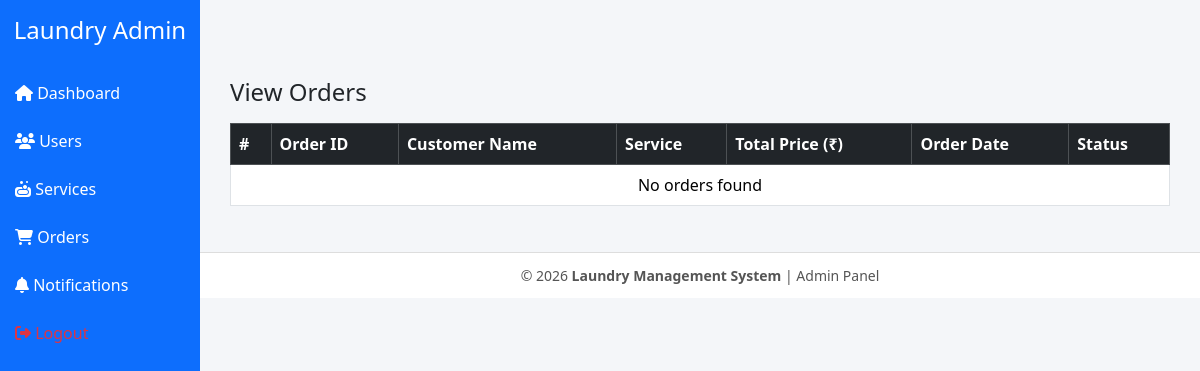
The page /Admin_Panel/view_order/ on the database as committed earlier.
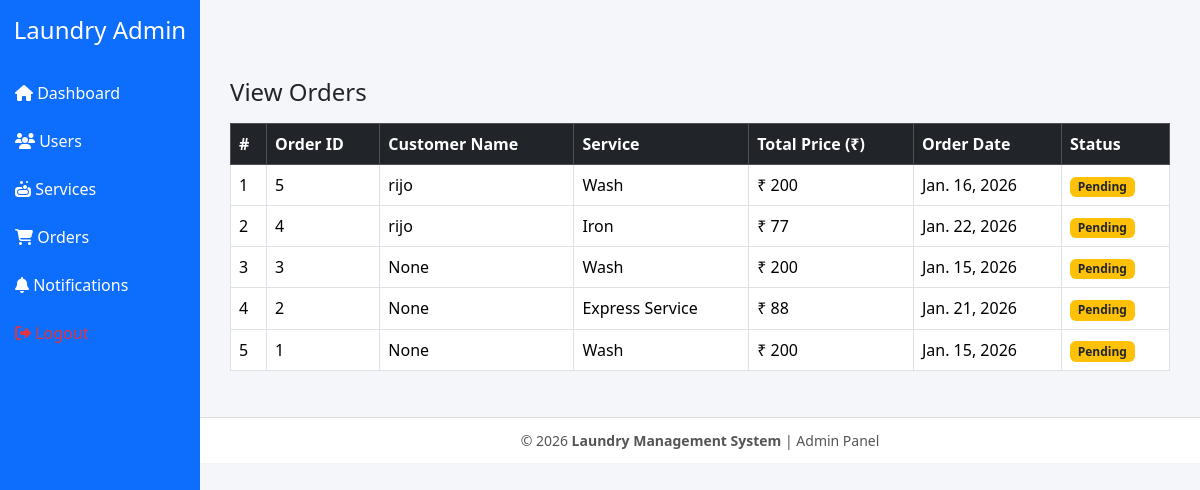
The same page on the database as committed later.
### Admin_Panel/models.py (models this page shows)
class Order_DB(models.Model):
    user = models.ForeignKey(
        UserRegistration_db,
        on_delete=models.CASCADE,
        null=True,
        blank=True
    )
    service = models.ForeignKey(
        Serviece_DB,
        on_delete=models.CASCADE,
        null=True,
        blank=True
    )
    pickup_date = models.DateField(null=True, blank=True)
    pickup_time = models.TimeField(null=True, blank=True)
    pickup_address = models.TextField(max_length=300, null=True, blank=True)
    delivery_address = models.TextField(max_length=300, null=True, blank=True)
    customer_name=models.CharField(max_length=100,null=True,blank=True)
    status = models.CharField(max_length=20, default="Pending")

class Serviece_DB(models.Model):
    service_name=models.CharField(max_length=100,null=True,blank=True)
    service_price=models.IntegerField(null=True,blank=True)
    service_short_desc = models.TextField(max_length=100, null=True, blank=True)
    service_description=models.TextField(max_length=400,null=True,blank=True)
    service_status=models.CharField(max_length=100,null=True,blank=True)
    service_image = models.ImageField(upload_to="serviece_images", null=True, blank=True)

### Admin_Panel/views.py (the view)
# urls.py: path('view_order/', views.view_order, name='view_order'),
def view_order(request):
    data = Order_DB.objects.all().order_by('-id')
    return render(request, 'view_order.html', {'data': data})

### Admin_Panel/templates/view_order.html
{% extends 'base.html' %}
{% block content %}
<div class="container mt-4">
    <h4 class="mb-3">View Orders</h4>
    <table class="table table-bordered table-hover">
        <thead class="table-dark">
            <tr>
                <th>#</th>
                <th>Order ID</th>
                <th>Customer Name</th>
                <th>Service</th>
                <th>Total Price (₹)</th>
                <th>Order Date</th>
                <th>Status</th>
            </tr>
        </thead>
        <tbody>
        {% for i in data %}
            <tr>
                <td>{{ forloop.counter }}</td>
                <td>{{ i.id }}</td>
                <td>
                        {{ i.customer_name}}
                </td>
                <td>
                    {% if i.service %}
                        {{ i.service.service_name }}
                    {% else %}
                        ---
                    {% endif %}
                </td>
                <td>
                    {% if i.service %}
                        ₹ {{ i.service.service_price }}
                    {% else %}
                        ₹ 0
                    {% endif %}
                </td>
                <td>{{ i.pickup_date }}</td>
                <td>
                    <span class="badge bg-warning text-dark">Pending</span>
                </td>
            </tr>
        {% empty %}
            <tr>
                <td colspan="7" class="text-center">No orders found</td>
            </tr>
        {% endfor %}
        </tbody>
    </table>
</div>
{% endblock %}

### Admin_Panel/templates/base.html (shortened to what this page needs)
<!DOCTYPE html>
<html lang="en">
<head>
    <link href="https://cdn.jsdelivr.net/npm/bootstrap@5.3.2/dist/css/bootstrap.min.css" rel="stylesheet">
    <link href="https://cdnjs.cloudflare.com/ajax/libs/font-awesome/6.5.0/css/all.min.css" rel="stylesheet">
</head>
<body>
<div class="container-fluid">
    <div class="row">
        <div class="col-md-2 sidebar p-0">
            <h4 class="text-center text-white py-3">Laundry Admin</h4>
            <a href="{% url 'Base_admin' %}">
                <i class="fa fa-home"></i> Dashboard
            </a>
            <a data-bs-toggle="collapse" href="#usersMenu">
                <i class="fa fa-users"></i> Users
            </a>
            <a data-bs-toggle="collapse" href="#servicesMenu">
                <i class="fa fa-soap"></i> Services
            </a>
            <a data-bs-toggle="collapse" href="#ordersMenu">
                <i class="fa fa-cart-shopping"></i> Orders
            </a>
            <a data-bs-toggle="collapse" href="#notifyMenu">
                <i class="fa fa-bell"></i> Notifications
            </a>
            <a href="{% url 'admin_logout' %}" class="text-danger">
                <i class="fa fa-sign-out-alt"></i> Logout
            </a>
        </div>
        <div class="col-md-10 d-flex flex-column p-0">
            <div class="content">
                <div class="row mt-4">
                    {% block content %}{% endblock %}
                </div>
            </div>
            <footer>
                © 2026 <strong>Laundry Management System</strong> | Admin Panel
            </footer>
        </div>
    </div>
</div>
</body>
</html>

### Admin_Panel/templates/base.html (style rules this page uses)
body { background-color: #f4f6f9; }
.sidebar { min-height: 100vh; background-color: #0d6efd; }
.sidebar a { color: #fff; text-decoration: none; display: block; padding: 12px 15px; }
.content { padding: 30px; }
footer { background-color: #fff; border-top: 1px solid #ddd; padding: 12px; text-align: center; font-size: 14px; color: #555; }
.sidebar { animation: slideInLeft 0.8s ease-in-out; }
.sidebar a { transition: all 0.3s ease; }
.content { animation: fadeInUp 0.9s ease; }

Rows that differ between the two databases and show on the page:
added Order_DB: id "5", customer_name "rijo", service.service_name "Wash", service.service_price "200", pickup_date "Jan. 16, 2026"
added Order_DB: id "4", customer_name "rijo", service.service_name "Iron", service.service_price "77", pickup_date "Jan. 22, 2026"
added Order_DB: id "3", customer_name "None", service.service_name "Wash", service.service_price "200", pickup_date "Jan. 15, 2026"
added Order_DB: id "2", customer_name "None", service.service_name "Express Service", service.service_price "88", pickup_date "Jan. 21, 2026"
added Order_DB: id "1", customer_name "None", service.service_name "Wash", service.service_price "200", pickup_date "Jan. 15, 2026"
Other text that changed with them:
text no longer shown: "No orders found"
